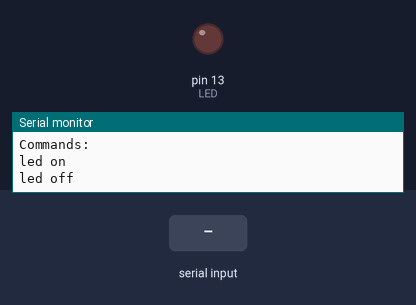
This program was run on a simulated Arduino Mega 2560, built with avr-gcc and run on an emulated ATmega2560. Shown: output pins drawn as LEDs (lit = HIGH), the last lines printed to the serial monitor. Inputs (shaded band) come from the test bench.

Above: at 1.2 s.
1.3 s: "led on\n" received over Serial
At 1.6 s:
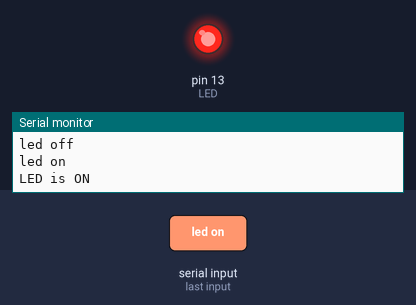
2.8 s: "led off\n" received over Serial
At 4.0 s:
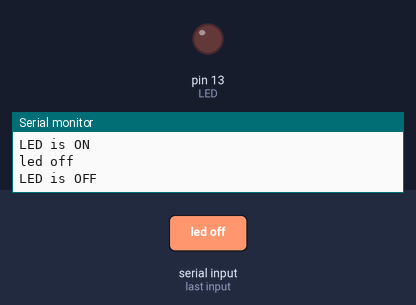
Timing chart, 0 to 5.8 s (numbered marks = the images above; inputs shaded):
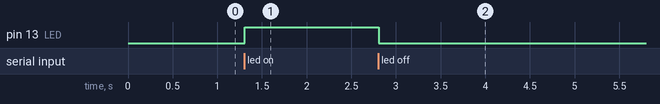

The program:

main.cpp
```cpp
#include <Arduino.h>

#include "led_control.h"
#include "serial_console.h"

// Pastram ordinea initiala: configurarea LED-ului, apoi comunicatia seriala.
void setup()
{
    LedControl::initialize();
    SerialConsole::initialize();
}

// Fiecare iteratie deleaga citirea si prelucrarea unui caracter serial.
void loop()
{
    SerialConsole::update();
}
```

command_processor.h
```cpp
#ifndef COMMAND_PROCESSOR_H
#define COMMAND_PROCESSOR_H

#include <Arduino.h>

namespace CommandProcessor
{
// Executa o comanda din care apelantul a eliminat spatiile de la capete.
// Recunoaste exact "led on" si "led off" si raporteaza rezultatul prin Serial.
// Pentru un sir nevid necunoscut scrie "Unknown command"; ignora sirul gol.
// Nu modifica sirul primit. Comunicatia seriala trebuie sa fie initializata.
void execute(const String &command);
}

#endif
```

led_control.h
```cpp
#ifndef LED_CONTROL_H
#define LED_CONTROL_H

namespace LedControl
{
// Configureaza pinul LED-ului ca iesire, fara a scrie un nivel logic initial.
void initialize();

// Aprinde LED-ul prin scrierea nivelului HIGH pe pinul 13.
void turnOn();

// Stinge LED-ul prin scrierea nivelului LOW pe pinul 13.
void turnOff();
}

#endif
```

serial_console.h
```cpp
#ifndef SERIAL_CONSOLE_H
#define SERIAL_CONSOLE_H

namespace SerialConsole
{
// Porneste Serial la 9600 baud si afiseaza mesajul initial si comenzile.
// Se apeleaza o singura data din setup(), dupa initializarea LED-ului.
void initialize();

// Citeste cel mult un caracter disponibil, il retransmite prin Serial (echo)
// si il adauga la comanda. La CR sau LF elimina spatiile de la capete,
// transmite comanda catre procesor si goleste sirul acumulat.
// Daca nu exista date disponibile, revine fara a modifica starea.
void update();
}

#endif
```

command_processor.cpp
```cpp
#include "command_processor.h"

#include "led_control.h"

namespace CommandProcessor
{
void execute(const String &command)
{
    // Comparatiile raman exacte si sensibile la litere mari/mici. LED-ul este
    // modificat inaintea mesajului de confirmare, ca in programul initial.
    if (command == "led on")
    {
        LedControl::turnOn();
        Serial.println("LED is ON");
    }
    else if (command == "led off")
    {
        LedControl::turnOff();
        Serial.println("LED is OFF");
    }
    else if (command.length() > 0)
    {
        // O comanda necunoscuta nu modifica LED-ul. Sirul gol este ignorat:
        // al doilea caracter din CRLF nu produce un mesaj de eroare.
        Serial.println("Unknown command");
    }
}
}
```

led_control.cpp
```cpp
#include "led_control.h"

#include <Arduino.h>

namespace
{
const int LED = 13;
}

namespace LedControl
{
void initialize()
{
    // Programul initial configureaza numai directia pinului. Nu adaugam
    // digitalWrite() aici, pentru a pastra aceeasi secventa de initializare.
    pinMode(LED, OUTPUT);
}

void turnOn()
{
    digitalWrite(LED, HIGH);
}

void turnOff()
{
    digitalWrite(LED, LOW);
}
}
```

serial_console.cpp
```cpp
#include "serial_console.h"

#include <Arduino.h>

#include "command_processor.h"

namespace
{
// Sirul pastreaza caracterele intre iteratiile loop(), pana la CR sau LF.
String command = "";
}

namespace SerialConsole
{
void initialize()
{
    Serial.begin(9600);

    Serial.println("Arduino ready.");
    Serial.println("Commands:");
    Serial.println("led on");
    Serial.println("led off");
}

void update()
{
    // Pastram citirea unui singur caracter pe iteratie, fara o bucla while
    // pentru golirea bufferului serial si fara intarzieri suplimentare.
    if (Serial.available() > 0)
    {
        char c = Serial.read();

        // Ecoul preceda orice prelucrare si include inclusiv CR si LF.
        Serial.print(c);

        if (c == '\n' || c == '\r')
        {
            // Fiecare terminator finalizeaza separat comanda. La CRLF,
            // CR executa comanda, apoi LF finalizeaza un sir gol, ignorat
            // de procesor. trim() ramane inaintea compararii comenzilor.
            command.trim();
            CommandProcessor::execute(command);
            command = "";
        }
        else
        {
            // Pastram acumularea originala, fara o limita noua de lungime
            // si fara tratare speciala pentru alte caractere (ex. backspace).
            command += c;
        }
    }
}
}
```

Measured:
- after the input at 1.3 s, pin 13 (LED): LOW → HIGH at once
- after the input at 2.8 s, pin 13 (LED): HIGH → LOW at once
